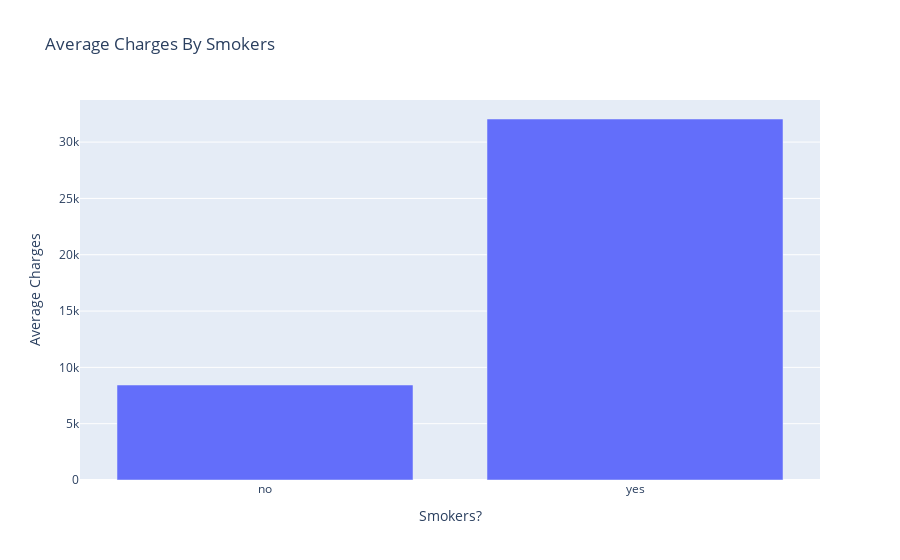

Notebook cell for this chart:
### Code cell
px.bar(x=df.groupby('smoker')['charges'].mean().index,y=df.groupby('smoker')['charges'].mean().values,
      title='Average Charges By Smokers',labels={'x':'Smokers?','y':'Average Charges'})

### Figure 1 — Plotly figure (JSON) as saved in the notebook; plotly's stock layout.template omitted (floating-point values rounded to 4 significant figures)
{"data": [{"alignmentgroup": "True", "hovertemplate": "Smokers?=%{x}<br>Average Charges=%{y}<extra></extra>", "legendgroup": "", "marker": {"color": "#636efa", "pattern": {"shape": ""}}, "name": "", "offsetgroup": "", "orientation": "v", "showlegend": false, "textposition": "auto", "type": "bar", "x": ["no", "yes"], "xaxis": "x", "y": [8434.0, 32050.0], "yaxis": "y"}], "layout": {"barmode": "relative", "legend": {"tracegroupgap": 0}, "title": {"text": "Average Charges By Smokers"}, "xaxis": {"anchor": "y", "domain": [0, 1], "title": {"text": "Smokers?"}}, "yaxis": {"anchor": "x", "domain": [0, 1], "title": {"text": "Average Charges"}}}}
